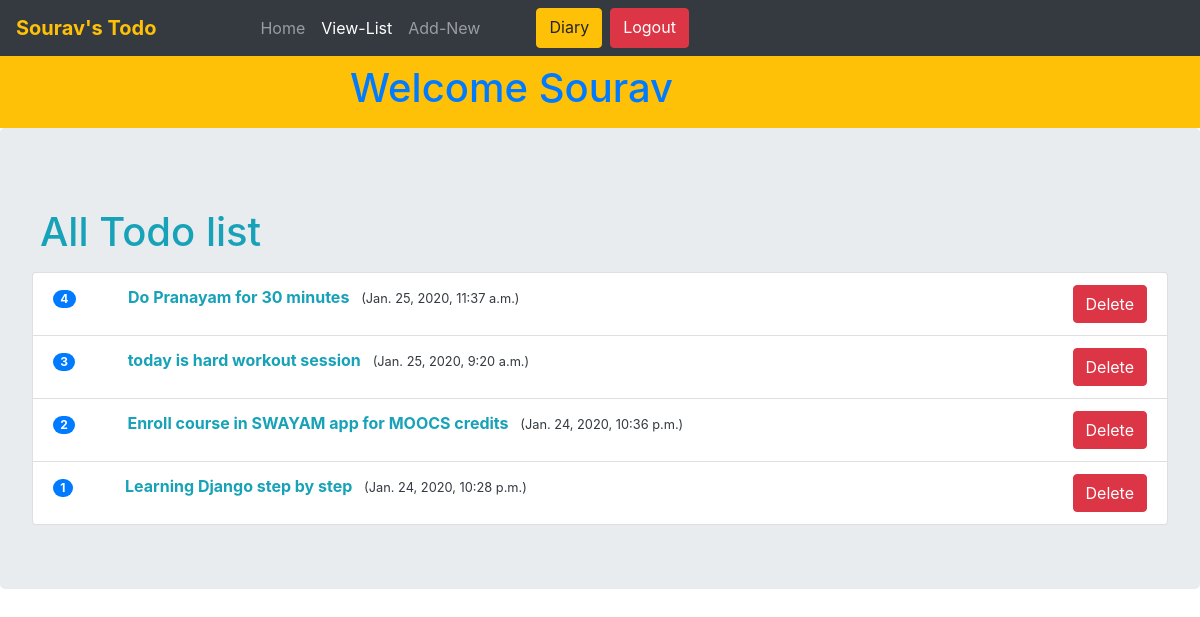
The page /todo/view/ (signed in) on the database its author committed.
### todo/models.py (models this page shows, shortened)
class Todo(models.Model):
    user = models.ForeignKey(User,on_delete=models.CASCADE)
    text = models.CharField(max_length=200,default='')
    added_date = models.DateTimeField(('Date-Time'),default=datetime.datetime.now)

### todo/views.py (the view)
# urls.py: path('view/',views.view_list,name='todo-view'),
@login_required(login_url='login-page')
def view_list(request):
	user_todo_data = Todo.objects.filter(user=request.user).order_by('-added_date')
	context = {
		'view_list': True,
		'data' : user_todo_data
	}
	return render(request, 'todo/view_list.html', context)

### todo/templates/todo/view_list.html (shortened to what this page needs)
{% extends 'todo/base.html' %}
{% block nav-heading %} {{ user.first_name }}'s Todo {% endblock %}
    {% block content%}
    <div class="jumbotron">
        <h1 class="ml-2 mb-3 text-info">All Todo list</h1>
        {% if data %}
           <ul class="list-group">
               {% for list in data %}
                  <li class="list-group-item  justify-content-between align-items-center ">
                      <span class="badge badge-primary badge-pill mr-5">{{ forloop.revcounter }}</span>
                            <span class="text-info font-weight-bold">{{ list.text }} </span>
                            <span class="ml-2 text-dark"><small>({{ list.added_date }})</small></span>
                         <span style="float:right;"> <a href="{% url 'todo-delete' list.id %}" class="btn btn-danger"> Delete </a> </span>
                  </li>
               {% endfor %}
            </ul>
        {% else %}
            <h1 class="text-info"> You dont have any Todo as of now </h1>
        <a class="btn btn-primary ml-5 mr-2" href="{% url 'todo-add' %}">Add a new todo</a>
        {% endif %}
    </div>
    {% endblock content %}

### todo/templates/todo/base.html (shortened to what this page needs)
<!doctype html>
<html lang="en">
  <head>
    <link rel="stylesheet" href="https://stackpath.bootstrapcdn.com/bootstrap/4.4.1/css/bootstrap.min.css">
  </head>
  <body>
    <div class="">
        <nav class="navbar navbar-expand-lg navbar-dark bg-dark">
            <a class="navbar-brand mr-5 text-warning font-weight-bold" href="{% url 'todo-home' %}">{% block nav-heading %} Replace {% endblock %}</a>
            <div class="collapse navbar-collapse" id="navbarSupportedContent">
              <ul class="navbar-nav mr-auto ml-5">
                <li class="nav-item">
                  <a class="nav-link {% if index %}active{% endif %}" href="{% url 'todo-home' %}">Home <span class="sr-only">(current)</span></a>
                </li>
                <li class="nav-item">
                  <a class="nav-link {% if view_list %}active{% endif %}" href="{% url 'todo-view' %}">View-List</a>
                </li>
                  <li class="nav-item">
                    <a class="nav-link {% if add_new %}active{% endif %}" href="{% url 'todo-add' %}">Add-New</a>
                  </li>
                    <a class="btn btn-warning ml-5" href="{% url 'diary-home' %}">Diary</a>
                    <a href="{% url 'logout' %}" class="btn btn-danger ml-2 ">Logout</a>
                </ul>
            </div>
          </nav>
    </div>
    <div class="bg-warning p-2">
        <div class="mx-auto" style="width: 500px;">
                <h1 class="text-primary"> Welcome {{ user.first_name }} </h1>
        </div>
    </div>
    {% block content%}{% endblock content %}
  </body>
</html>

### rows shown on the page
Todo: text "Do Pranayam for 30 minutes", added_date "Jan. 25, 2020, 11:37 a.m."
Todo: text "today is hard workout session", added_date "Jan. 25, 2020, 9:20 a.m."
Todo: text "Enroll course in SWAYAM app for MOOCS credits", added_date "Jan. 24, 2020, 10:36 p.m."
Todo: text "Learning Django step by step", added_date "Jan. 24, 2020, 10:28 p.m."

### other values the page prints
{{ user.first_name }} "Sourav"
